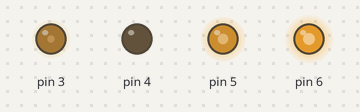
Bench run of a sketch on a simulated Arduino Uno, built with avr-gcc and run on an emulated ATmega328P. Shown: output pins drawn as LEDs (lit = HIGH).

Above: at 0.15 s.
At 0.7 s:
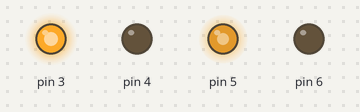
At 10.7 s:
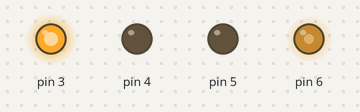
At 18.7 s:
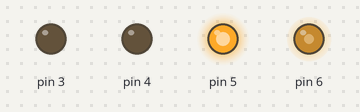
At 26.8 s:
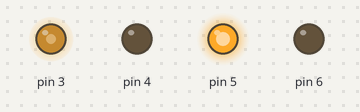
At 36.8 s:
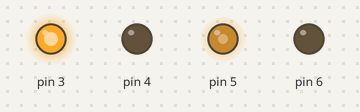
Timing chart, 0 to 40.0 s (numbered marks = the images above):
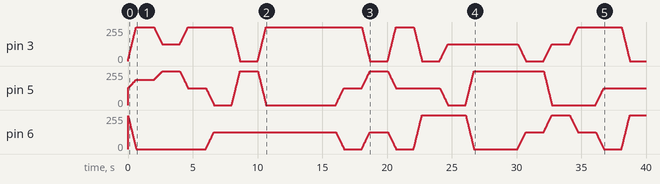

The sketch:

pfac_2.ino
```cpp
#include<EEPROM.h>

const PROGMEM int p5801[761] = {2, 3, 5, 7, 11, 13, 17, 19, 23, 29, 31, 37, 41, 43, 47, 53, 59, 61, 67, 71, 73, 79, 83, 89, 97, 101, 103, 107, 109, 113, 127, 131, 137, 139, 149, 151, 157, 163, 167, 173, 179, 181, 191, 193, 197, 199, 211, 223, 227, 229, 233, 239, 241, 251, 257, 263, 269, 271, 277, 281, 283, 293, 307, 311, 313, 317, 331, 337, 347, 349, 353, 359, 367, 373, 379, 383, 389, 397, 401, 409, 419, 421, 431, 433, 439, 443, 449, 457, 461, 463, 467, 479, 487, 491, 499, 503, 509, 521, 523, 541, 547, 557, 563, 569, 571, 577, 587, 593, 599, 601, 607, 613, 617, 619, 631, 641, 643, 647, 653, 659, 661, 673, 677, 683, 691, 701, 709, 719, 727, 733, 739, 743, 751, 757, 761, 769, 773, 787, 797, 809, 811, 821, 823, 827, 829, 839, 853, 857, 859, 863, 877, 881, 883, 887, 907, 911, 919, 929, 937, 941, 947, 953, 967, 971, 977, 983, 991, 997, 1009, 1013, 1019, 1021, 1031, 1033, 1039, 1049, 1051, 1061, 1063, 1069, 1087, 1091, 1093, 1097, 1103, 1109, 1117, 1123, 1129, 1151, 1153, 1163, 1171, 1181, 1187, 1193, 1201, 1213, 1217, 1223, 1229, 1231, 1237, 1249, 1259, 1277, 1279, 1283, 1289, 1291, 1297, 1301, 1303, 1307, 1319, 1321, 1327, 1361, 1367, 1373, 1381, 1399, 1409, 1423, 1427, 1429, 1433, 1439, 1447, 1451, 1453, 1459, 1471, 1481, 1483, 1487, 1489, 1493, 1499, 1511, 1523, 1531, 1543, 1549, 1553, 1559, 1567, 1571, 1579, 1583, 1597, 1601, 1607, 1609, 1613, 1619, 1621, 1627, 1637, 1657, 1663, 1667, 1669, 1693, 1697, 1699, 1709, 1721, 1723, 1733, 1741, 1747, 1753, 1759, 1777, 1783, 1787, 1789, 1801, 1811, 1823, 1831, 1847, 1861, 1867, 1871, 1873, 1877, 1879, 1889, 1901, 1907, 1913, 1931, 1933, 1949, 1951, 1973, 1979, 1987, 1993, 1997, 1999, 2003, 2011, 2017, 2027, 2029, 2039, 2053, 2063, 2069, 2081, 2083, 2087, 2089, 2099, 2111, 2113, 2129, 2131, 2137, 2141, 2143, 2153, 2161, 2179, 2203, 2207, 2213, 2221, 2237, 2239, 2243, 2251, 2267, 2269, 2273, 2281, 2287, 2293, 2297, 2309, 2311, 2333, 2339, 2341, 2347, 2351, 2357, 2371, 2377, 2381, 2383, 2389, 2393, 2399, 2411, 2417, 2423, 2437, 2441, 2447, 2459, 2467, 2473, 2477, 2503, 2521, 2531, 2539, 2543, 2549, 2551, 2557, 2579, 2591, 2593, 2609, 2617, 2621, 2633, 2647, 2657, 2659, 2663, 2671, 2677, 2683, 2687, 2689, 2693, 2699, 2707, 2711, 2713, 2719, 2729, 2731, 2741, 2749, 2753, 2767, 2777, 2789, 2791, 2797, 2801, 2803, 2819, 2833, 2837, 2843, 2851, 2857, 2861, 2879, 2887, 2897, 2903, 2909, 2917, 2927, 2939, 2953, 2957, 2963, 2969, 2971, 2999, 3001, 3011, 3019, 3023, 3037, 3041, 3049, 3061, 3067, 3079, 3083, 3089, 3109, 3119, 3121, 3137, 3163, 3167, 3169, 3181, 3187, 3191, 3203, 3209, 3217, 3221, 3229, 3251, 3253, 3257, 3259, 3271, 3299, 3301, 3307, 3313, 3319, 3323, 3329, 3331, 3343, 3347, 3359, 3361, 3371, 3373, 3389, 3391, 3407, 3413, 3433, 3449, 3457, 3461, 3463, 3467, 3469, 3491, 3499, 3511, 3517, 3527, 3529, 3533, 3539, 3541, 3547, 3557, 3559, 3571, 3581, 3583, 3593, 3607, 3613, 3617, 3623, 3631, 3637, 3643, 3659, 3671, 3673, 3677, 3691, 3697, 3701, 3709, 3719, 3727, 3733, 3739, 3761, 3767, 3769, 3779, 3793, 3797, 3803, 3821, 3823, 3833, 3847, 3851, 3853, 3863, 3877, 3881, 3889, 3907, 3911, 3917, 3919, 3923, 3929, 3931, 3943, 3947, 3967, 3989, 4001, 4003, 4007, 4013, 4019, 4021, 4027, 4049, 4051, 4057, 4073, 4079, 4091, 4093, 4099, 4111, 4127, 4129, 4133, 4139, 4153, 4157, 4159, 4177, 4201, 4211, 4217, 4219, 4229, 4231, 4241, 4243, 4253, 4259, 4261, 4271, 4273, 4283, 4289, 4297, 4327, 4337, 4339, 4349, 4357, 4363, 4373, 4391, 4397, 4409, 4421, 4423, 4441, 4447, 4451, 4457, 4463, 4481, 4483, 4493, 4507, 4513, 4517, 4519, 4523, 4547, 4549, 4561, 4567, 4583, 4591, 4597, 4603, 4621, 4637, 4639, 4643, 4649, 4651, 4657, 4663, 4673, 4679, 4691, 4703, 4721, 4723, 4729, 4733, 4751, 4759, 4783, 4787, 4789, 4793, 4799, 4801, 4813, 4817, 4831, 4861, 4871, 4877, 4889, 4903, 4909, 4919, 4931, 4933, 4937, 4943, 4951, 4957, 4967, 4969, 4973, 4987, 4993, 4999, 5003, 5009, 5011, 5021, 5023, 5039, 5051, 5059, 5077, 5081, 5087, 5099, 5101, 5107, 5113, 5119, 5147, 5153, 5167, 5171, 5179, 5189, 5197, 5209, 5227, 5231, 5233, 5237, 5261, 5273, 5279, 5281, 5297, 5303, 5309, 5323, 5333, 5347, 5351, 5381, 5387, 5393, 5399, 5407, 5413, 5417, 5419, 5431, 5437, 5441, 5443, 5449, 5471, 5477, 5479, 5483, 5501, 5503, 5507, 5519, 5521, 5527, 5531, 5557, 5563, 5569, 5573, 5581, 5591, 5623, 5639, 5641, 5647, 5651, 5653, 5657, 5659, 5669, 5683, 5689, 5693, 5701, 5711, 5717, 5737, 5741, 5743, 5749, 5779, 5783, 5791, 5801};
const byte cl[24] = {110, 22, 54, 70, 14, 102, 115, 23, 79, 45, 9, 101, 95, 19, 103, 105, 21, 29, 120, 24, 104, 100, 20, 4};
const long max_val = 1L << 25;
const int addr = 0;

long cur;
byte n, red, green, blue, dr, dg, db, olds[3];

/*
 * EEPROM:
 * Updating once every one hour means updating once every 2^11 (2048) times, so 2^14 updates per entire cycle
 * 2^14 is 16,000 ish, well within the bounds of ~100,000
 */

byte pfac() {
  if (cur < 4L)
    return 1;
  long i = cur;
  int idx = 0;
  byte ret = 0;
  fctr:
  long p = long(pgm_read_word(p5801 + idx));
  long p2 = p * p;
  if ((p2 > cur) || (i == p)) {
    return ret + 1;
  } else if (i % p == 0) {
    ret++;
    i /= p;
  } else {
    idx++;
    if (idx == 761)
      return ret;
  }
  goto fctr; //goto replaces an infinite loop
}

void show_color(byte color) {
  dr = color / 25 - olds[0];
  color %= 25;
  olds[0] += dr;

  dg = color / 5 - olds[1];
  color %= 5;
  olds[1] += dg;

  db = color - olds[2];
  olds[2] += db;

  for (byte i = 1; i <= 63; i++) {
    red   += dr;
    green += dg;
    blue  += db;
    analogWrite(6, red);
    analogWrite(5, green);
    analogWrite(3, blue);
    delay(10);
  }
  delay(1370);
}

void setup() {
//  Serial.begin(9600);

  /*
   * Run this ONCE (every time you change EEPROM address)
   * EEPROM.write(2*addr, 0);
   * EEPROM.write(2*addr + 1, 0);
   */

  long start = EEPROM.read(4*addr);
//  Serial.println(start);
  cur = start * 2048L; //(2048 = 2^11)

  n = 0;
  byte c = cl[0];
  dr = c / 25;
  c %= 25;
  dg = c / 5;
  c %= 5;
  db = c;
  olds[0] = dr;
  olds[1] = dg;
  olds[2] = db;
  red     = (olds[0] * 63);
  green   = (olds[1] * 63);
  blue    = (olds[2] * 63);

  pinMode(3, OUTPUT);
  pinMode(5, OUTPUT);
  pinMode(6, OUTPUT);
  pinMode(4, OUTPUT);
  digitalWrite(4, LOW);
}

void loop() {
  digitalWrite(4, LOW);

  noInterrupts();
    n = pfac() - 1;
  interrupts();

  cur = (cur + 1L) % max_val; // [0, 33,554,431] (will be less than 2^25, so all factorizations will be at most 24 long)
  if(cur % 2048L == 0L){
    long save = (cur >> 11); //divide by 2048
    EEPROM.write(4*addr, save);
    //printEEPROM(save);
  }

  show_color(cl[n]);

  //printData();
}

/*
 * void printEEPROM(long save){
 *  Serial.print("inside saving stage, ");
 *  Serial.print(cur);
 *  Serial.print(" ");
 *  Serial.println(save);
 * }
 */


/*
void printData(){
 Serial.print("cur: ");
 Serial.print(cur - 1);
 Serial.print("\t\tn: ");
 Serial.print(n+1);
 Serial.print("\tcolor: ");
 Serial.print(cl[n]);
 Serial.print("\tr,g,b: ");
 Serial.print(red);
 Serial.print(", ");
 Serial.print(green);
 Serial.print(", ");
 Serial.println(blue);
}
*/
```
